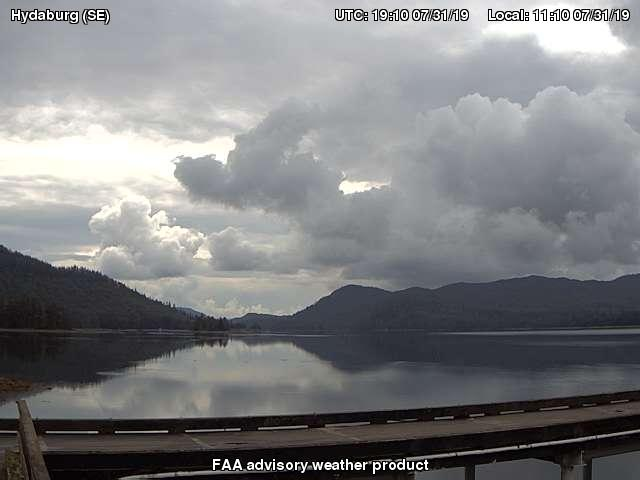
#> input picture imgs/test1.jpg, 640 x 480 px
$ python align_matt.py
#> lines starting #> are read from the running program, lines starting #| are printed output that depends on the picture
#> further down, imReference is the input picture: shape (480, 640, 3); mean B, G, R 129.7, 127.4, 126.7
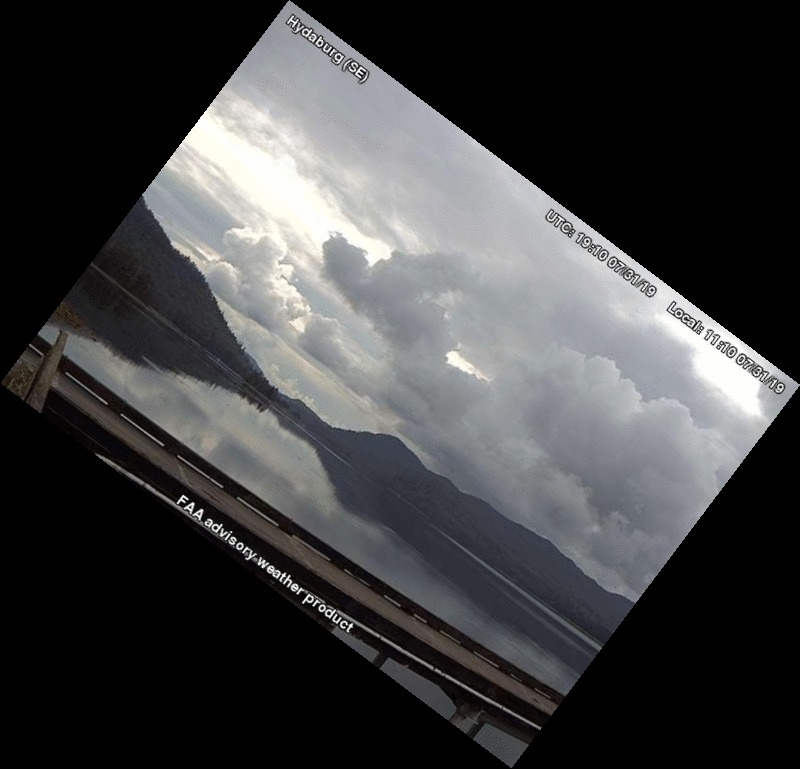
#> input picture imgs/test1_rotate.jpg, 800 x 769 px
#> further down, im is the input picture: shape (769, 800, 3); mean B, G, R 64.8, 63.6, 63.2
from __future__ import print_function
import cv2
import numpy as np


def alignImagesORB(im1, im2, MAX_FEATURES, GOOD_MATCH_PERCENT):

  # Convert images to grayscale
#> called with MAX_FEATURES = 1000, GOOD_MATCH_PERCENT = 0.1
  im1Gray = cv2.cvtColor(im1, cv2.COLOR_BGR2GRAY)
  im2Gray = cv2.cvtColor(im2, cv2.COLOR_BGR2GRAY)
  # [7 lines of commented-out code are left out]
  orb = cv2.ORB_create(MAX_FEATURES)
  # orb = cv2.ORB_create()
  keypoints1, descriptors1 = orb.detectAndCompute(im1Gray, None)
#> keypoints1 = 895 keypoints; strongest (x, y, size): (75, 266, 31), (72, 266, 31), (78, 267, 31), (167, 431, 31)
  keypoints2, descriptors2 = orb.detectAndCompute(im2Gray, None)
#> keypoints2 = 1000 keypoints; strongest (x, y, size): (183, 499, 31), (240, 546, 31), (322, 608, 31), (341, 623, 31)

    # create BFMatcher object
  bf = cv2.BFMatcher(cv2.NORM_HAMMING, crossCheck=True)

# Match descriptors.
  matches = bf.match(descriptors1,descriptors2)
#> matches = 203 matches
  print("key1: {}".format(len(keypoints1)))
#| key1: 895

# Sort them in the order of their distance.
  matches = sorted(matches, key = lambda x:x.distance)
  # Draw first 10 matches.
  im3 = img = np.zeros((1080,1240,3), np.uint8)
  im3 = cv2.drawMatches(im1Gray,keypoints1,im2Gray,keypoints2,matches[:10],im3)
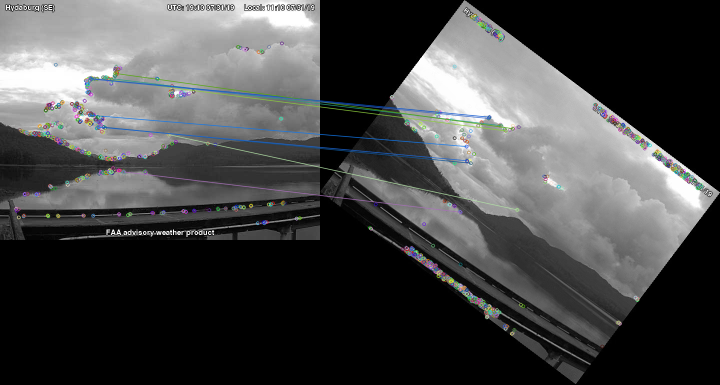
#> im3: shape (769, 1440, 3) (shown at 1/2 size); mean of channels 0, 1, 2 71, 70.8, 70.2; drawn as B, G, R
  cv2.imshow('matches?', im3)
  cv2.waitKey()
  cv2.destroyAllWindows()

  # Match features.
  matcher = cv2.DescriptorMatcher_create(cv2.DESCRIPTOR_MATCHER_BRUTEFORCE_HAMMING)
  matches = matcher.match(descriptors1, descriptors2, None)
#> matches = 895 matches

  # Sort matches by score
#> (the run stopped early here; a loop or call above may not have finished)
